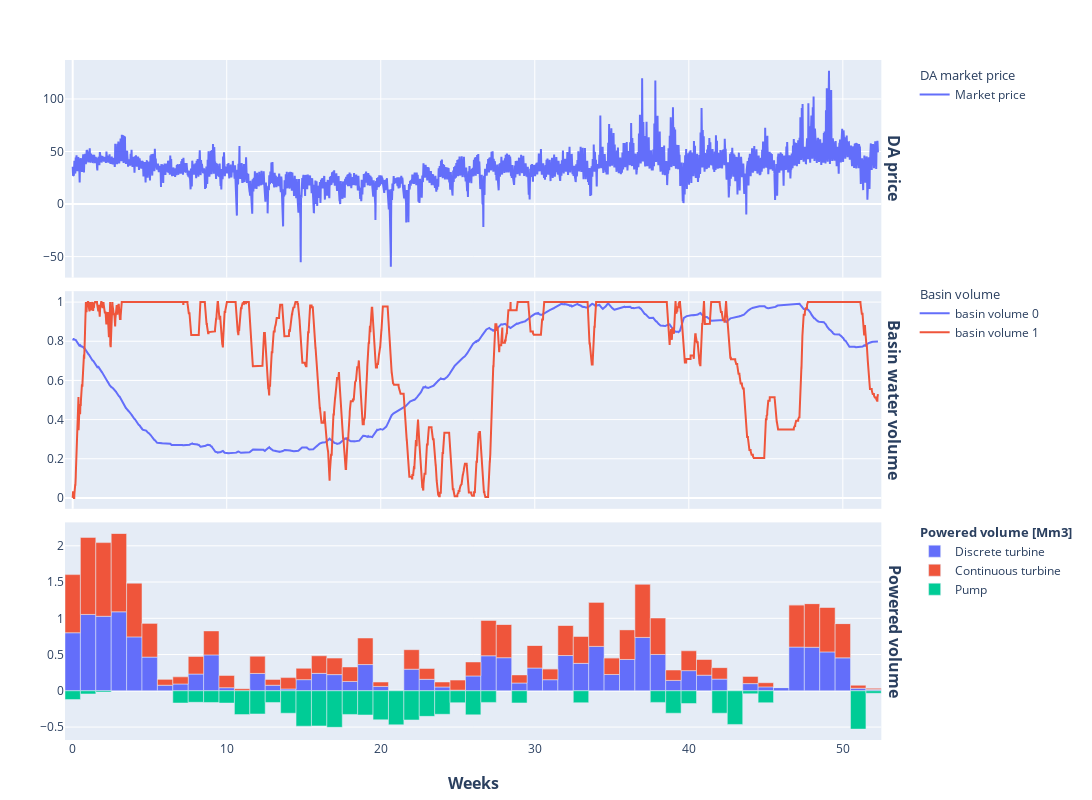

This figure's notebook cell:
### Code cell
def plot_second_stage_powered_volume(
    simulation_results: pl.DataFrame, fig: Figure, row: int, time_divider: int, **kwargs
    ):
    hydro_name = simulation_results.select(cs.starts_with("volume")).columns
    name = ["Discrete turbine", "Continuous turbine", "Pump"]
    for i, col in enumerate(hydro_name):
        
        data = simulation_results.select(
            c("T"), c(col)
        ).group_by(c("T")//time_divider).agg(pl.all().exclude("T").sum()).sort("T")
        
            
        fig.add_trace(
            go.Bar(
                x=data["T"].to_list(), y=(data[col]).to_list(), showlegend=True,
                marker=dict(color=COLORS[i]), width=1, name= name[i],
                legendgroup="Powered volume"
            ), row=row, col=1
        )
    fig.update_traces(selector=dict(legendgroup="Powered volume"), legendgrouptitle_text="<b>Powered volume [Mm3]<b>")
    return fig

def plot_second_stage_result(
    simulation_results: pl.DataFrame,  time_divider: int) -> Figure:

    fig: Figure = make_subplots(
            rows=3, cols = 1, shared_xaxes=True, vertical_spacing=0.02, x_title="<b>Weeks<b>", 
            row_titles= ["<b>DA price<b>", "<b>Basin water volume<b>", "<b>Powered volume<b>"])

    kwargs: dict = {
            "simulation_results": simulation_results.rename({"real_index": "T"}), 
            "fig": fig,
            "time_divider": time_divider}

    kwargs["fig"] = plot_second_stage_market_price(row=1, **kwargs)
    kwargs["fig"] = plot_basin_volume(row=2, **kwargs)
    fig = plot_second_stage_powered_volume(row=3, **kwargs)
    fig.update_layout(
            barmode='relative',
            margin=dict(t=60, l=65, r= 10, b=60), 
            width=1200,   # Set the width of the figure
            height=800,
            legend_tracegroupgap=180
        )
    
    return fig

fig = plot_second_stage_result(
        simulation_results=combined_results, time_divider=7*24
    )
fig.show()

### Figure 1 — Plotly figure (JSON) as saved in the notebook; plotly's stock layout.template omitted (floating-point values rounded to 4 significant figures; data arrays with more than 128 entries replaced by an {"elided": "..."} marker saying what was removed)
{"data": [{"legendgroup": "market_price", "legendgrouptitle": {"text": "DA market price"}, "line": {"color": "#636EFA"}, "mode": "lines", "name": "Market price", "showlegend": true, "type": "scatter", "x": {"elided": "8784 float values"}, "xaxis": "x", "y": {"elided": "8784 float values"}, "yaxis": "y"}, {"legendgroup": "basin_volume", "legendgrouptitle": {"text": "Basin volume"}, "line": {"color": "#636EFA"}, "mode": "lines", "name": "basin volume 0", "showlegend": true, "type": "scatter", "x": {"elided": "8784 float values"}, "xaxis": "x2", "y": {"elided": "8784 float values"}, "yaxis": "y2"}, {"legendgroup": "basin_volume", "legendgrouptitle": {"text": "Basin volume"}, "line": {"color": "#EF553B"}, "mode": "lines", "name": "basin volume 1", "showlegend": true, "type": "scatter", "x": {"elided": "8784 float values"}, "xaxis": "x2", "y": {"elided": "8784 float values"}, "yaxis": "y2"}, {"legendgroup": "Powered volume", "legendgrouptitle": {"text": "<b>Powered volume [Mm3]<b>"}, "marker": {"color": "#636EFA"}, "name": "Discrete turbine", "showlegend": true, "type": "bar", "width": 1, "x": [0, 1, 2, 3, 4, 5, 6, 7, 8, 9, 10, 11, 12, 13, 14, 15, 16, 17, 18, 19, 20, 21, 22, 23, 24, 25, 26, 27, 28, 29, 30, 31, 32, 33, 34, 35, 36, 37, 38, 39, 40, 41, 42, 43, 44, 45, 46, 47, 48, 49, 50, 51, 52], "xaxis": "x3", "y": [0.8007, 1.053, 1.028, 1.09, 0.7436, 0.4648, 0.07709, 0.09424, 0.2312, 0.4955, 0.04283, 0, 0.2395, 0.07683, 0.02564, 0.1538, 0.2405, 0.2235, 0.1289, 0.362, 0.0604, 0, 0.298, 0.1584, 0.05281, 0.008854, 0.2051, 0.4833, 0.4566, 0.1075, 0.3142, 0.1532, 0.4866, 0.3784, 0.6127, 0.2253, 0.4323, 0.7362, 0.5013, 0.1432, 0.2783, 0.2155, 0.1614, 0, 0.09912, 0.05406, 0.04505, 0.6032, 0.6007, 0.5365, 0.4546, 0.03564, 0.0178], "yaxis": "y3"}, {"legendgroup": "Powered volume", "legendgrouptitle": {"text": "<b>Powered volume [Mm3]<b>"}, "marker": {"color": "#EF553B"}, "name": "Continuous turbine", "showlegend": true, "type": "bar", "width": 1, "x": [0, 1, 2, 3, 4, 5, 6, 7, 8, 9, 10, 11, 12, 13, 14, 15, 16, 17, 18, 19, 20, 21, 22, 23, 24, 25, 26, 27, 28, 29, 30, 31, 32, 33, 34, 35, 36, 37, 38, 39, 40, 41, 42, 43, 44, 45, 46, 47, 48, 49, 50, 51, 52], "xaxis": "x3", "y": [0.8018, 1.063, 1.016, 1.083, 0.7442, 0.4688, 0.08528, 0.09822, 0.2429, 0.3304, 0.1687, 0.02832, 0.2378, 0.08078, 0.1569, 0.1566, 0.2423, 0.2274, 0.1998, 0.3662, 0.0604, 4.632e-07, 0.2691, 0.1496, 0.06868, 0.1389, 0.1924, 0.4876, 0.4608, 0.1118, 0.3132, 0.151, 0.4179, 0.3706, 0.6105, 0.2304, 0.4114, 0.7369, 0.502, 0.1435, 0.2734, 0.2212, 0.1583, 0.000282, 0.09933, 0.05752, 1.322e-05, 0.583, 0.6024, 0.6175, 0.4729, 0.04086, 0.01598], "yaxis": "y3"}, {"legendgroup": "Powered volume", "legendgrouptitle": {"text": "<b>Powered volume [Mm3]<b>"}, "marker": {"color": "#00CC96"}, "name": "Pump", "showlegend": true, "type": "bar", "width": 1, "x": [0, 1, 2, 3, 4, 5, 6, 7, 8, 9, 10, 11, 12, 13, 14, 15, 16, 17, 18, 19, 20, 21, 22, 23, 24, 25, 26, 27, 28, 29, 30, 31, 32, 33, 34, 35, 36, 37, 38, 39, 40, 41, 42, 43, 44, 45, 46, 47, 48, 49, 50, 51, 52], "xaxis": "x3", "y": [-0.1197, -0.04337, -0.01776, 0, 0, 0, 0, -0.1681, -0.1586, -0.161, -0.1688, -0.3283, -0.3195, -0.1608, -0.3093, -0.4878, -0.4843, -0.5034, -0.3261, -0.3334, -0.4004, -0.4691, -0.4022, -0.3524, -0.3236, -0.1636, -0.3317, -0.1602, 0, -0.167, 0, 0, 0, -0.1645, 0, 0, 0, 0, -0.1597, -0.309, -0.1748, 0, -0.3088, -0.4638, -0.04118, -0.1645, 0, 0, 0, 0, 0, -0.5284, -0.03422], "yaxis": "y3"}], "layout": {"annotations": [{"font": {"size": 16}, "showarrow": false, "text": "<b>DA price<b>", "textangle": 90, "x": 0.98, "xanchor": "left", "xref": "paper", "y": 0.84, "yanchor": "middle", "yref": "paper"}, {"font": {"size": 16}, "showarrow": false, "text": "<b>Basin water volume<b>", "textangle": 90, "x": 0.98, "xanchor": "left", "xref": "paper", "y": 0.5, "yanchor": "middle", "yref": "paper"}, {"font": {"size": 16}, "showarrow": false, "text": "<b>Powered volume<b>", "textangle": 90, "x": 0.98, "xanchor": "left", "xref": "paper", "y": 0.16, "yanchor": "middle", "yref": "paper"}, {"font": {"size": 16}, "showarrow": false, "text": "<b>Weeks<b>", "x": 0.49, "xanchor": "center", "xref": "paper", "y": 0, "yanchor": "top", "yref": "paper", "yshift": -30}], "barmode": "relative", "height": 800, "legend": {"tracegroupgap": 180}, "margin": {"b": 60, "l": 65, "r": 10, "t": 60}, "width": 1200, "xaxis": {"anchor": "y", "domain": [0, 0.98], "matches": "x3", "showticklabels": false}, "xaxis2": {"anchor": "y2", "domain": [0, 0.98], "matches": "x3", "showticklabels": false}, "xaxis3": {"anchor": "y3", "domain": [0, 0.98]}, "yaxis": {"anchor": "x", "domain": [0.68, 1]}, "yaxis2": {"anchor": "x2", "domain": [0.34, 0.66]}, "yaxis3": {"anchor": "x3", "domain": [0, 0.32]}}}
